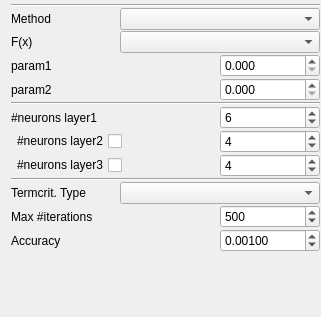
            <widget class="QWidget" name="page_ANN">
             <property name="geometry">
              <rect>
               <x>0</x>
               <y>0</y>
               <width>321</width>
               <height>317</height>
              </rect>
             </property>
             <attribute name="label">
              <string>ANN (Artificical neural networks)</string>
             </attribute>
             <layout class="QVBoxLayout" name="verticalLayout_13">
              <property name="spacing">
               <number>1</number>
              </property>
              <property name="topMargin">
               <number>4</number>
              </property>
              <property name="rightMargin">
               <number>1</number>
              </property>
              <property name="bottomMargin">
               <number>1</number>
              </property>
              <item>
               <widget class="Line" name="line_12">
                <property name="orientation">
                 <enum>Qt::Horizontal</enum>
                </property>
               </widget>
              </item>
              <item>
               <layout class="QHBoxLayout" name="horizontalLayout_53">
                <item>
                 <widget class="QLabel" name="label_53">
                  <property name="text">
                   <string>Method</string>
                  </property>
                 </widget>
                </item>
                <item>
                 <spacer name="horizontalSpacer_47">
                  <property name="orientation">
                   <enum>Qt::Horizontal</enum>
                  </property>
                  <property name="sizeHint" stdset="0">
                   <size>
                    <width>40</width>
                    <height>20</height>
                   </size>
                  </property>
                 </spacer>
                </item>
                <item>
                 <widget class="QComboBox" name="comboBox_ANN_Method">
                  <property name="minimumSize">
                   <size>
                    <width>200</width>
                    <height>0</height>
                   </size>
                  </property>
                 </widget>
                </item>
               </layout>
              </item>
              <item>
               <layout class="QHBoxLayout" name="horizontalLayout_54">
                <item>
                 <widget class="QLabel" name="label_56">
                  <property name="text">
                   <string>F(x)</string>
                  </property>
                 </widget>
                </item>
                <item>
                 <spacer name="horizontalSpacer_48">
                  <property name="orientation">
                   <enum>Qt::Horizontal</enum>
                  </property>
                  <property name="sizeHint" stdset="0">
                   <size>
                    <width>40</width>
                    <height>20</height>
                   </size>
                  </property>
                 </spacer>
                </item>
                <item>
                 <widget class="QComboBox" name="comboBox_ANN_Fx">
                  <property name="minimumSize">
                   <size>
                    <width>200</width>
                    <height>0</height>
                   </size>
                  </property>
                 </widget>
                </item>
               </layout>
              </item>
              <item>
               <layout class="QHBoxLayout" name="horizontalLayout_55">
                <item>
                 <widget class="QLabel" name="label_54">
                  <property name="text">
                   <string>param1</string>
                  </property>
                 </widget>
                </item>
                <item>
                 <spacer name="horizontalSpacer_49">
                  <property name="orientation">
                   <enum>Qt::Horizontal</enum>
                  </property>
                  <property name="sizeHint" stdset="0">
                   <size>
                    <width>40</width>
                    <height>20</height>
                   </size>
                  </property>
                 </spacer>
                </item>
                <item>
                 <widget class="QDoubleSpinBox" name="doubleSpinBox_ANN_Param1">
                  <property name="minimumSize">
                   <size>
                    <width>100</width>
                    <height>0</height>
                   </size>
                  </property>
                  <property name="decimals">
                   <number>3</number>
                  </property>
                  <property name="maximum">
                   <double>10.000000000000000</double>
                  </property>
                  <property name="singleStep">
                   <double>0.010000000000000</double>
                  </property>
                  <property name="value">
                   <double>0.000000000000000</double>
                  </property>
                 </widget>
                </item>
               </layout>
              </item>
              <item>
               <layout class="QHBoxLayout" name="horizontalLayout_56">
                <item>
                 <widget class="QLabel" name="label_55">
                  <property name="text">
                   <string>param2</string>
                  </property>
                 </widget>
                </item>
                <item>
                 <spacer name="horizontalSpacer_50">
                  <property name="orientation">
                   <enum>Qt::Horizontal</enum>
                  </property>
                  <property name="sizeHint" stdset="0">
                   <size>
                    <width>40</width>
                    <height>20</height>
                   </size>
                  </property>
                 </spacer>
                </item>
                <item>
                 <widget class="QDoubleSpinBox" name="doubleSpinBox_ANN_Param2">
                  <property name="minimumSize">
                   <size>
                    <width>100</width>
                    <height>0</height>
                   </size>
                  </property>
                  <property name="decimals">
                   <number>3</number>
                  </property>
                  <property name="singleStep">
                   <double>0.010000000000000</double>
                  </property>
                  <property name="value">
                   <double>0.000000000000000</double>
                  </property>
                 </widget>
                </item>
               </layout>
              </item>
              <item>
               <widget class="Line" name="line_11">
                <property name="orientation">
                 <enum>Qt::Horizontal</enum>
                </property>
               </widget>
              </item>
              <item>
               <layout class="QHBoxLayout" name="horizontalLayout_57">
                <item>
                 <widget class="QLabel" name="label_57">
                  <property name="text">
                   <string>#neurons layer1</string>
                  </property>
                 </widget>
                </item>
                <item>
                 <spacer name="horizontalSpacer_51">
                  <property name="orientation">
                   <enum>Qt::Horizontal</enum>
                  </property>
                  <property name="sizeHint" stdset="0">
                   <size>
                    <width>40</width>
                    <height>20</height>
                   </size>
                  </property>
                 </spacer>
                </item>
                <item>
                 <widget class="QSpinBox" name="spinBox_ANN_SizeLayer1">
                  <property name="minimumSize">
                   <size>
                    <width>100</width>
                    <height>0</height>
                   </size>
                  </property>
                  <property name="minimum">
                   <number>2</number>
                  </property>
                  <property name="value">
                   <number>6</number>
                  </property>
                 </widget>
                </item>
               </layout>
              </item>
              <item>
               <layout class="QHBoxLayout" name="horizontalLayout_58">
                <item>
                 <widget class="QCheckBox" name="checkBox_ANN_SizeLayer2">
                  <property name="layoutDirection">
                   <enum>Qt::RightToLeft</enum>
                  </property>
                  <property name="text">
                   <string>#neurons layer2</string>
                  </property>
                 </widget>
                </item>
                <item>
                 <spacer name="horizontalSpacer_52">
                  <property name="orientation">
                   <enum>Qt::Horizontal</enum>
                  </property>
                  <property name="sizeHint" stdset="0">
                   <size>
                    <width>40</width>
                    <height>20</height>
                   </size>
                  </property>
                 </spacer>
                </item>
                <item>
                 <widget class="QSpinBox" name="spinBox_ANN_SizeLayer2">
                  <property name="minimumSize">
                   <size>
                    <width>100</width>
                    <height>0</height>
                   </size>
                  </property>
                  <property name="minimum">
                   <number>2</number>
                  </property>
                  <property name="value">
                   <number>4</number>
                  </property>
                 </widget>
                </item>
               </layout>
              </item>
              <item>
               <layout class="QHBoxLayout" name="horizontalLayout_59">
                <item>
                 <widget class="QCheckBox" name="checkBox_ANN_SizeLayer3">
                  <property name="layoutDirection">
                   <enum>Qt::RightToLeft</enum>
                  </property>
                  <property name="text">
                   <string>#neurons layer3</string>
                  </property>
                 </widget>
                </item>
                <item>
                 <spacer name="horizontalSpacer_53">
                  <property name="orientation">
                   <enum>Qt::Horizontal</enum>
                  </property>
                  <property name="sizeHint" stdset="0">
                   <size>
                    <width>40</width>
                    <height>20</height>
                   </size>
                  </property>
                 </spacer>
                </item>
                <item>
                 <widget class="QSpinBox" name="spinBox_ANN_SizeLayer3">
                  <property name="minimumSize">
                   <size>
                    <width>100</width>
                    <height>0</height>
                   </size>
                  </property>
                  <property name="minimum">
                   <number>2</number>
                  </property>
                  <property name="value">
                   <number>4</number>
                  </property>
                 </widget>
                </item>
               </layout>
              </item>
              <item>
               <widget class="Line" name="line_13">
                <property name="orientation">
                 <enum>Qt::Horizontal</enum>
                </property>
               </widget>
              </item>
              <item>
               <layout class="QHBoxLayout" name="horizontalLayout_60">
                <item>
                 <widget class="QLabel" name="label_58">
                  <property name="text">
                   <string>Termcrit. Type</string>
                  </property>
                 </widget>
                </item>
                <item>
                 <spacer name="horizontalSpacer_54">
                  <property name="orientation">
                   <enum>Qt::Horizontal</enum>
                  </property>
                  <property name="sizeHint" stdset="0">
                   <size>
                    <width>40</width>
                    <height>20</height>
                   </size>
                  </property>
                 </spacer>
                </item>
                <item>
                 <widget class="QComboBox" name="comboBox_ANN_Termcrit_Type">
                  <property name="minimumSize">
                   <size>
                    <width>200</width>
                    <height>0</height>
                   </size>
                  </property>
                 </widget>
                </item>
               </layout>
              </item>
              <item>
               <layout class="QHBoxLayout" name="horizontalLayout_61">
                <item>
                 <widget class="QLabel" name="label_59">
                  <property name="text">
                   <string>Max #iterations</string>
                  </property>
                 </widget>
                </item>
                <item>
                 <spacer name="horizontalSpacer_55">
                  <property name="orientation">
                   <enum>Qt::Horizontal</enum>
                  </property>
                  <property name="sizeHint" stdset="0">
                   <size>
                    <width>40</width>
                    <height>20</height>
                   </size>
                  </property>
                 </spacer>
                </item>
                <item>
                 <widget class="QSpinBox" name="spinBox_ANN_Termcrit_NumIter">
                  <property name="minimumSize">
                   <size>
                    <width>100</width>
                    <height>0</height>
                   </size>
                  </property>
                  <property name="minimum">
                   <number>1</number>
                  </property>
                  <property name="maximum">
                   <number>9999</number>
                  </property>
                  <property name="value">
                   <number>500</number>
                  </property>
                 </widget>
                </item>
               </layout>
              </item>
              <item>
               <layout class="QHBoxLayout" name="horizontalLayout_62">
                <item>
                 <widget class="QLabel" name="label_60">
                  <property name="text">
                   <string>Accuracy</string>
                  </property>
                 </widget>
                </item>
                <item>
                 <spacer name="horizontalSpacer_56">
                  <property name="orientation">
                   <enum>Qt::Horizontal</enum>
                  </property>
                  <property name="sizeHint" stdset="0">
                   <size>
                    <width>40</width>
                    <height>20</height>
                   </size>
                  </property>
                 </spacer>
                </item>
                <item>
                 <widget class="QDoubleSpinBox" name="doubleSpinBox_ANN_Termcrit_Accuracy">
                  <property name="minimumSize">
                   <size>
                    <width>100</width>
                    <height>0</height>
                   </size>
                  </property>
                  <property name="decimals">
                   <number>5</number>
                  </property>
                  <property name="maximum">
                   <double>10.000000000000000</double>
                  </property>
                  <property name="singleStep">
                   <double>0.001000000000000</double>
                  </property>
                  <property name="value">
                   <double>0.001000000000000</double>
                  </property>
                 </widget>
                </item>
               </layout>
              </item>
              <item>
               <spacer name="verticalSpacer_10">
                <property name="orientation">
                 <enum>Qt::Vertical</enum>
                </property>
                <property name="sizeHint" stdset="0">
                 <size>
                  <width>20</width>
                  <height>27</height>
                 </size>
                </property>
               </spacer>
              </item>
             </layout>
            </widget>
